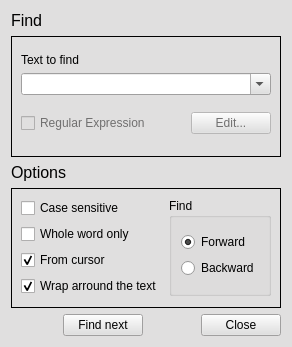
<?xml version="1.0" encoding="UTF-8"?>
<ui version="4.0">
 <class>findForm</class>
 <widget class="QDialog" name="findForm">
  <property name="windowModality">
   <enum>Qt::NonModal</enum>
  </property>
  <property name="geometry">
   <rect>
    <x>0</x>
    <y>0</y>
    <width>292</width>
    <height>347</height>
   </rect>
  </property>
  <property name="sizePolicy">
   <sizepolicy hsizetype="Preferred" vsizetype="Preferred">
    <horstretch>0</horstretch>
    <verstretch>0</verstretch>
   </sizepolicy>
  </property>
  <property name="minimumSize">
   <size>
    <width>0</width>
    <height>0</height>
   </size>
  </property>
  <property name="maximumSize">
   <size>
    <width>3342</width>
    <height>3665</height>
   </size>
  </property>
  <property name="palette">
   <palette>
    <active>
     <colorrole role="WindowText">
      <brush brushstyle="SolidPattern">
       <color alpha="255">
        <red>0</red>
        <green>0</green>
        <blue>0</blue>
       </color>
      </brush>
     </colorrole>
     <colorrole role="Button">
      <brush brushstyle="SolidPattern">
       <color alpha="255">
        <red>224</red>
        <green>223</green>
        <blue>223</blue>
       </color>
      </brush>
     </colorrole>
     <colorrole role="Light">
      <brush brushstyle="SolidPattern">
       <color alpha="255">
        <red>255</red>
        <green>255</green>
        <blue>255</blue>
       </color>
      </brush>
     </colorrole>
     <colorrole role="Midlight">
      <brush brushstyle="SolidPattern">
       <color alpha="255">
        <red>239</red>
        <green>239</green>
        <blue>239</blue>
       </color>
      </brush>
     </colorrole>
     <colorrole role="Dark">
      <brush brushstyle="SolidPattern">
       <color alpha="255">
        <red>112</red>
        <green>111</green>
        <blue>111</blue>
       </color>
      </brush>
     </colorrole>
     <colorrole role="Mid">
      <brush brushstyle="SolidPattern">
       <color alpha="255">
        <red>149</red>
        <green>149</green>
        <blue>149</blue>
       </color>
      </brush>
     </colorrole>
     <colorrole role="Text">
      <brush brushstyle="SolidPattern">
       <color alpha="255">
        <red>0</red>
        <green>0</green>
        <blue>0</blue>
       </color>
      </brush>
     </colorrole>
     <colorrole role="BrightText">
      <brush brushstyle="SolidPattern">
       <color alpha="255">
        <red>255</red>
        <green>255</green>
        <blue>255</blue>
       </color>
      </brush>
     </colorrole>
     <colorrole role="ButtonText">
      <brush brushstyle="SolidPattern">
       <color alpha="255">
        <red>0</red>
        <green>0</green>
        <blue>0</blue>
       </color>
      </brush>
     </colorrole>
     <colorrole role="Base">
      <brush brushstyle="SolidPattern">
       <color alpha="255">
        <red>255</red>
        <green>255</green>
        <blue>255</blue>
       </color>
      </brush>
     </colorrole>
     <colorrole role="Window">
      <brush brushstyle="SolidPattern">
       <color alpha="255">
        <red>224</red>
        <green>223</green>
        <blue>223</blue>
       </color>
      </brush>
     </colorrole>
     <colorrole role="Shadow">
      <brush brushstyle="SolidPattern">
       <color alpha="255">
        <red>0</red>
        <green>0</green>
        <blue>0</blue>
       </color>
      </brush>
     </colorrole>
     <colorrole role="AlternateBase">
      <brush brushstyle="SolidPattern">
       <color alpha="255">
        <red>239</red>
        <green>239</green>
        <blue>239</blue>
       </color>
      </brush>
     </colorrole>
     <colorrole role="ToolTipBase">
      <brush brushstyle="SolidPattern">
       <color alpha="255">
        <red>255</red>
        <green>255</green>
        <blue>220</blue>
       </color>
      </brush>
     </colorrole>
     <colorrole role="ToolTipText">
      <brush brushstyle="SolidPattern">
       <color alpha="255">
        <red>0</red>
        <green>0</green>
        <blue>0</blue>
       </color>
      </brush>
     </colorrole>
    </active>
    <inactive>
     <colorrole role="WindowText">
      <brush brushstyle="SolidPattern">
       <color alpha="255">
        <red>0</red>
        <green>0</green>
        <blue>0</blue>
       </color>
      </brush>
     </colorrole>
     <colorrole role="Button">
      <brush brushstyle="SolidPattern">
       <color alpha="255">
        <red>224</red>
        <green>223</green>
        <blue>223</blue>
       </color>
      </brush>
     </colorrole>
     <colorrole role="Light">
      <brush brushstyle="SolidPattern">
       <color alpha="255">
        <red>255</red>
        <green>255</green>
        <blue>255</blue>
       </color>
      </brush>
     </colorrole>
     <colorrole role="Midlight">
      <brush brushstyle="SolidPattern">
       <color alpha="255">
        <red>239</red>
        <green>239</green>
        <blue>239</blue>
       </color>
      </brush>
     </colorrole>
     <colorrole role="Dark">
      <brush brushstyle="SolidPattern">
       <color alpha="255">
        <red>112</red>
        <green>111</green>
        <blue>111</blue>
       </color>
      </brush>
     </colorrole>
     <colorrole role="Mid">
      <brush brushstyle="SolidPattern">
       <color alpha="255">
        <red>149</red>
        <green>149</green>
        <blue>149</blue>
       </color>
      </brush>
     </colorrole>
     <colorrole role="Text">
      <brush brushstyle="SolidPattern">
       <color alpha="255">
        <red>0</red>
        <green>0</green>
        <blue>0</blue>
       </color>
      </brush>
     </colorrole>
     <colorrole role="BrightText">
      <brush brushstyle="SolidPattern">
       <color alpha="255">
        <red>255</red>
        <green>255</green>
        <blue>255</blue>
       </color>
      </brush>
     </colorrole>
     <colorrole role="ButtonText">
      <brush brushstyle="SolidPattern">
       <color alpha="255">
        <red>0</red>
        <green>0</green>
        <blue>0</blue>
       </color>
      </brush>
     </colorrole>
     <colorrole role="Base">
      <brush brushstyle="SolidPattern">
       <color alpha="255">
        <red>255</red>
        <green>255</green>
        <blue>255</blue>
       </color>
      </brush>
     </colorrole>
     <colorrole role="Window">
      <brush brushstyle="SolidPattern">
       <color alpha="255">
        <red>224</red>
        <green>223</green>
        <blue>223</blue>
       </color>
      </brush>
     </colorrole>
     <colorrole role="Shadow">
      <brush brushstyle="SolidPattern">
       <color alpha="255">
        <red>0</red>
        <green>0</green>
        <blue>0</blue>
       </color>
      </brush>
     </colorrole>
     <colorrole role="AlternateBase">
      <brush brushstyle="SolidPattern">
       <color alpha="255">
        <red>239</red>
        <green>239</green>
        <blue>239</blue>
       </color>
      </brush>
     </colorrole>
     <colorrole role="ToolTipBase">
      <brush brushstyle="SolidPattern">
       <color alpha="255">
        <red>255</red>
        <green>255</green>
        <blue>220</blue>
       </color>
      </brush>
     </colorrole>
     <colorrole role="ToolTipText">
      <brush brushstyle="SolidPattern">
       <color alpha="255">
        <red>0</red>
        <green>0</green>
        <blue>0</blue>
       </color>
      </brush>
     </colorrole>
    </inactive>
    <disabled>
     <colorrole role="WindowText">
      <brush brushstyle="SolidPattern">
       <color alpha="255">
        <red>112</red>
        <green>111</green>
        <blue>111</blue>
       </color>
      </brush>
     </colorrole>
     <colorrole role="Button">
      <brush brushstyle="SolidPattern">
       <color alpha="255">
        <red>224</red>
        <green>223</green>
        <blue>223</blue>
       </color>
      </brush>
     </colorrole>
     <colorrole role="Light">
      <brush brushstyle="SolidPattern">
       <color alpha="255">
        <red>255</red>
        <green>255</green>
        <blue>255</blue>
       </color>
      </brush>
     </colorrole>
     <colorrole role="Midlight">
      <brush brushstyle="SolidPattern">
       <color alpha="255">
        <red>239</red>
        <green>239</green>
        <blue>239</blue>
       </color>
      </brush>
     </colorrole>
     <colorrole role="Dark">
      <brush brushstyle="SolidPattern">
       <color alpha="255">
        <red>112</red>
        <green>111</green>
        <blue>111</blue>
       </color>
      </brush>
     </colorrole>
     <colorrole role="Mid">
      <brush brushstyle="SolidPattern">
       <color alpha="255">
        <red>149</red>
        <green>149</green>
        <blue>149</blue>
       </color>
      </brush>
     </colorrole>
     <colorrole role="Text">
      <brush brushstyle="SolidPattern">
       <color alpha="255">
        <red>112</red>
        <green>111</green>
        <blue>111</blue>
       </color>
      </brush>
     </colorrole>
     <colorrole role="BrightText">
      <brush brushstyle="SolidPattern">
       <color alpha="255">
        <red>255</red>
        <green>255</green>
        <blue>255</blue>
       </color>
      </brush>
     </colorrole>
     <colorrole role="ButtonText">
      <brush brushstyle="SolidPattern">
       <color alpha="255">
        <red>112</red>
        <green>111</green>
        <blue>111</blue>
       </color>
      </brush>
     </colorrole>
     <colorrole role="Base">
      <brush brushstyle="SolidPattern">
       <color alpha="255">
        <red>224</red>
        <green>223</green>
        <blue>223</blue>
       </color>
      </brush>
     </colorrole>
     <colorrole role="Window">
      <brush brushstyle="SolidPattern">
       <color alpha="255">
        <red>224</red>
        <green>223</green>
        <blue>223</blue>
       </color>
      </brush>
     </colorrole>
     <colorrole role="Shadow">
      <brush brushstyle="SolidPattern">
       <color alpha="255">
        <red>0</red>
        <green>0</green>
        <blue>0</blue>
       </color>
      </brush>
     </colorrole>
     <colorrole role="AlternateBase">
      <brush brushstyle="SolidPattern">
       <color alpha="255">
        <red>224</red>
        <green>223</green>
        <blue>223</blue>
       </color>
      </brush>
     </colorrole>
     <colorrole role="ToolTipBase">
      <brush brushstyle="SolidPattern">
       <color alpha="255">
        <red>255</red>
        <green>255</green>
        <blue>220</blue>
       </color>
      </brush>
     </colorrole>
     <colorrole role="ToolTipText">
      <brush brushstyle="SolidPattern">
       <color alpha="255">
        <red>0</red>
        <green>0</green>
        <blue>0</blue>
       </color>
      </brush>
     </colorrole>
    </disabled>
   </palette>
  </property>
  <property name="windowTitle">
   <string>Find Text</string>
  </property>
  <property name="modal">
   <bool>false</bool>
  </property>
  <layout class="QGridLayout">
   <item row="0" column="0">
    <widget class="QLabel" name="label">
     <property name="sizePolicy">
      <sizepolicy hsizetype="Fixed" vsizetype="Fixed">
       <horstretch>0</horstretch>
       <verstretch>0</verstretch>
      </sizepolicy>
     </property>
     <property name="font">
      <font>
       <pointsize>12</pointsize>
      </font>
     </property>
     <property name="text">
      <string>Find</string>
     </property>
    </widget>
   </item>
   <item row="1" column="0">
    <widget class="QFrame" name="frame">
     <property name="frameShape">
      <enum>QFrame::Box</enum>
     </property>
     <property name="frameShadow">
      <enum>QFrame::Plain</enum>
     </property>
     <layout class="QGridLayout">
      <item row="0" column="0">
       <layout class="QVBoxLayout">
        <item>
         <widget class="QLabel" name="label_2">
          <property name="sizePolicy">
           <sizepolicy hsizetype="Fixed" vsizetype="Fixed">
            <horstretch>0</horstretch>
            <verstretch>0</verstretch>
           </sizepolicy>
          </property>
          <property name="text">
           <string>Text to find</string>
          </property>
         </widget>
        </item>
        <item>
         <widget class="QComboBox" name="findComboBox">
          <property name="editable">
           <bool>true</bool>
          </property>
         </widget>
        </item>
       </layout>
      </item>
      <item row="1" column="0">
       <layout class="QHBoxLayout">
        <item>
         <widget class="QCheckBox" name="regExprCB">
          <property name="enabled">
           <bool>false</bool>
          </property>
          <property name="text">
           <string>Regular Expression</string>
          </property>
         </widget>
        </item>
        <item>
         <spacer>
          <property name="orientation">
           <enum>Qt::Horizontal</enum>
          </property>
          <property name="sizeHint" stdset="0">
           <size>
            <width>44</width>
            <height>30</height>
           </size>
          </property>
         </spacer>
        </item>
        <item>
         <widget class="QPushButton" name="regExprEditBtn">
          <property name="enabled">
           <bool>false</bool>
          </property>
          <property name="text">
           <string>Edit...</string>
          </property>
         </widget>
        </item>
       </layout>
      </item>
     </layout>
    </widget>
   </item>
   <item row="2" column="0">
    <widget class="QLabel" name="label_3">
     <property name="sizePolicy">
      <sizepolicy hsizetype="Fixed" vsizetype="Fixed">
       <horstretch>0</horstretch>
       <verstretch>0</verstretch>
      </sizepolicy>
     </property>
     <property name="font">
      <font>
       <pointsize>12</pointsize>
      </font>
     </property>
     <property name="text">
      <string>Options</string>
     </property>
    </widget>
   </item>
   <item row="3" column="0">
    <widget class="QFrame" name="frame_2">
     <property name="frameShape">
      <enum>QFrame::Box</enum>
     </property>
     <property name="frameShadow">
      <enum>QFrame::Plain</enum>
     </property>
     <layout class="QGridLayout">
      <item row="0" column="0">
       <widget class="QCheckBox" name="caseSensCB">
        <property name="text">
         <string>Case sensitive</string>
        </property>
       </widget>
      </item>
      <item row="0" column="1" rowspan="4">
       <widget class="QGroupBox" name="findBox">
        <property name="title">
         <string>Find</string>
        </property>
        <layout class="QGridLayout">
         <item row="0" column="0">
          <layout class="QVBoxLayout">
           <item>
            <widget class="QRadioButton" name="forwardRBtn">
             <property name="text">
              <string>Forward</string>
             </property>
             <property name="checked">
              <bool>true</bool>
             </property>
            </widget>
           </item>
           <item>
            <widget class="QRadioButton" name="radioButton_2">
             <property name="text">
              <string>Backward</string>
             </property>
            </widget>
           </item>
          </layout>
         </item>
        </layout>
       </widget>
      </item>
      <item row="1" column="0">
       <widget class="QCheckBox" name="wWOnlyCB">
        <property name="text">
         <string>Whole word only</string>
        </property>
       </widget>
      </item>
      <item row="2" column="0">
       <widget class="QCheckBox" name="fromcurCB">
        <property name="enabled">
         <bool>true</bool>
        </property>
        <property name="text">
         <string>From cursor</string>
        </property>
        <property name="checked">
         <bool>true</bool>
        </property>
       </widget>
      </item>
      <item row="3" column="0">
       <widget class="QCheckBox" name="wrapCB">
        <property name="text">
         <string>Wrap arround the text</string>
        </property>
        <property name="checked">
         <bool>true</bool>
        </property>
        <property name="tristate">
         <bool>false</bool>
        </property>
       </widget>
      </item>
     </layout>
    </widget>
   </item>
   <item row="4" column="0">
    <layout class="QHBoxLayout">
     <item>
      <spacer>
       <property name="orientation">
        <enum>Qt::Horizontal</enum>
       </property>
       <property name="sizeHint" stdset="0">
        <size>
         <width>40</width>
         <height>20</height>
        </size>
       </property>
      </spacer>
     </item>
     <item>
      <widget class="QPushButton" name="findBtn">
       <property name="text">
        <string>Find next</string>
       </property>
      </widget>
     </item>
     <item>
      <spacer>
       <property name="orientation">
        <enum>Qt::Horizontal</enum>
       </property>
       <property name="sizeHint" stdset="0">
        <size>
         <width>40</width>
         <height>20</height>
        </size>
       </property>
      </spacer>
     </item>
     <item>
      <widget class="QPushButton" name="closeBtn">
       <property name="text">
        <string>Close</string>
       </property>
      </widget>
     </item>
    </layout>
   </item>
  </layout>
 </widget>
 <resources/>
 <connections>
  <connection>
   <sender>regExprCB</sender>
   <signal>clicked(bool)</signal>
   <receiver>regExprEditBtn</receiver>
   <slot>setEnabled(bool)</slot>
   <hints>
    <hint type="sourcelabel">
     <x>105</x>
     <y>111</y>
    </hint>
    <hint type="destinationlabel">
     <x>239</x>
     <y>114</y>
    </hint>
   </hints>
  </connection>
 </connections>
</ui>
